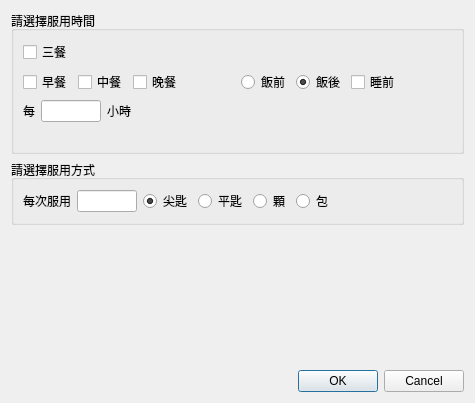
<?xml version="1.0" encoding="UTF-8"?>
<ui version="4.0">
 <class>Dialog_instruction</class>
 <widget class="QDialog" name="Dialog_instruction">
  <property name="windowModality">
   <enum>Qt::NonModal</enum>
  </property>
  <property name="geometry">
   <rect>
    <x>0</x>
    <y>0</y>
    <width>475</width>
    <height>403</height>
   </rect>
  </property>
  <property name="sizePolicy">
   <sizepolicy hsizetype="Preferred" vsizetype="Preferred">
    <horstretch>0</horstretch>
    <verstretch>0</verstretch>
   </sizepolicy>
  </property>
  <property name="windowTitle">
   <string>日期選擇</string>
  </property>
  <layout class="QVBoxLayout" name="verticalLayout">
   <item>
    <widget class="QGroupBox" name="groupBox_calendar">
     <property name="title">
      <string>請選擇服用時間</string>
     </property>
     <property name="flat">
      <bool>true</bool>
     </property>
     <layout class="QGridLayout" name="gridLayout">
      <item row="0" column="0">
       <widget class="QCheckBox" name="checkBox_meal">
        <property name="text">
         <string>三餐</string>
        </property>
       </widget>
      </item>
      <item row="5" column="1">
       <spacer name="horizontalSpacer_2">
        <property name="orientation">
         <enum>Qt::Horizontal</enum>
        </property>
        <property name="sizeHint" stdset="0">
         <size>
          <width>40</width>
          <height>20</height>
         </size>
        </property>
       </spacer>
      </item>
      <item row="3" column="0">
       <layout class="QHBoxLayout" name="horizontalLayout">
        <item>
         <widget class="QLabel" name="label_3">
          <property name="text">
           <string>每</string>
          </property>
         </widget>
        </item>
        <item>
         <widget class="QLineEdit" name="lineEdit_hour">
          <property name="sizePolicy">
           <sizepolicy hsizetype="Fixed" vsizetype="Fixed">
            <horstretch>0</horstretch>
            <verstretch>0</verstretch>
           </sizepolicy>
          </property>
          <property name="maximumSize">
           <size>
            <width>60</width>
            <height>16777215</height>
           </size>
          </property>
          <property name="alignment">
           <set>Qt::AlignRight|Qt::AlignTrailing|Qt::AlignVCenter</set>
          </property>
         </widget>
        </item>
        <item>
         <widget class="QLabel" name="label_2">
          <property name="text">
           <string>小時</string>
          </property>
         </widget>
        </item>
        <item>
         <spacer name="horizontalSpacer">
          <property name="orientation">
           <enum>Qt::Horizontal</enum>
          </property>
          <property name="sizeHint" stdset="0">
           <size>
            <width>40</width>
            <height>20</height>
           </size>
          </property>
         </spacer>
        </item>
       </layout>
      </item>
      <item row="1" column="1">
       <layout class="QHBoxLayout" name="horizontalLayout_4">
        <item>
         <widget class="QRadioButton" name="radioButton_ac">
          <property name="text">
           <string>飯前</string>
          </property>
         </widget>
        </item>
        <item>
         <widget class="QRadioButton" name="radioButton_pc">
          <property name="text">
           <string>飯後</string>
          </property>
          <property name="checked">
           <bool>true</bool>
          </property>
         </widget>
        </item>
        <item>
         <widget class="QCheckBox" name="checkBox_bs">
          <property name="text">
           <string>睡前</string>
          </property>
         </widget>
        </item>
        <item>
         <spacer name="horizontalSpacer_5">
          <property name="orientation">
           <enum>Qt::Horizontal</enum>
          </property>
          <property name="sizeHint" stdset="0">
           <size>
            <width>40</width>
            <height>20</height>
           </size>
          </property>
         </spacer>
        </item>
       </layout>
      </item>
      <item row="1" column="0">
       <layout class="QHBoxLayout" name="horizontalLayout_3">
        <item>
         <widget class="QCheckBox" name="checkBox_meal1">
          <property name="text">
           <string>早餐</string>
          </property>
         </widget>
        </item>
        <item>
         <widget class="QCheckBox" name="checkBox_meal2">
          <property name="text">
           <string>中餐</string>
          </property>
         </widget>
        </item>
        <item>
         <widget class="QCheckBox" name="checkBox_meal3">
          <property name="text">
           <string>晚餐</string>
          </property>
         </widget>
        </item>
        <item>
         <spacer name="horizontalSpacer_4">
          <property name="orientation">
           <enum>Qt::Horizontal</enum>
          </property>
          <property name="sizeHint" stdset="0">
           <size>
            <width>40</width>
            <height>20</height>
           </size>
          </property>
         </spacer>
        </item>
       </layout>
      </item>
     </layout>
    </widget>
   </item>
   <item>
    <widget class="QGroupBox" name="groupBox_calendar_2">
     <property name="title">
      <string>請選擇服用方式</string>
     </property>
     <property name="flat">
      <bool>true</bool>
     </property>
     <layout class="QGridLayout" name="gridLayout_2">
      <item row="2" column="0">
       <layout class="QHBoxLayout" name="horizontalLayout_5">
        <item>
         <widget class="QLabel" name="label">
          <property name="text">
           <string>每次服用</string>
          </property>
         </widget>
        </item>
        <item>
         <widget class="QLineEdit" name="lineEdit_dosage">
          <property name="sizePolicy">
           <sizepolicy hsizetype="Fixed" vsizetype="Fixed">
            <horstretch>0</horstretch>
            <verstretch>0</verstretch>
           </sizepolicy>
          </property>
          <property name="maximumSize">
           <size>
            <width>60</width>
            <height>16777215</height>
           </size>
          </property>
          <property name="alignment">
           <set>Qt::AlignRight|Qt::AlignTrailing|Qt::AlignVCenter</set>
          </property>
         </widget>
        </item>
        <item>
         <widget class="QRadioButton" name="radioButton_unit1">
          <property name="text">
           <string>尖匙</string>
          </property>
          <property name="checked">
           <bool>true</bool>
          </property>
         </widget>
        </item>
        <item>
         <widget class="QRadioButton" name="radioButton_unit2">
          <property name="text">
           <string>平匙</string>
          </property>
          <property name="checked">
           <bool>false</bool>
          </property>
         </widget>
        </item>
        <item>
         <widget class="QRadioButton" name="radioButton_unit3">
          <property name="text">
           <string>顆</string>
          </property>
         </widget>
        </item>
        <item>
         <widget class="QRadioButton" name="radioButton_unit4">
          <property name="text">
           <string>包</string>
          </property>
         </widget>
        </item>
        <item>
         <spacer name="horizontalSpacer_6">
          <property name="orientation">
           <enum>Qt::Horizontal</enum>
          </property>
          <property name="sizeHint" stdset="0">
           <size>
            <width>40</width>
            <height>20</height>
           </size>
          </property>
         </spacer>
        </item>
       </layout>
      </item>
     </layout>
    </widget>
   </item>
   <item>
    <spacer name="verticalSpacer">
     <property name="orientation">
      <enum>Qt::Vertical</enum>
     </property>
     <property name="sizeHint" stdset="0">
      <size>
       <width>20</width>
       <height>40</height>
      </size>
     </property>
    </spacer>
   </item>
   <item>
    <widget class="QDialogButtonBox" name="buttonBox">
     <property name="orientation">
      <enum>Qt::Horizontal</enum>
     </property>
     <property name="standardButtons">
      <set>QDialogButtonBox::Cancel|QDialogButtonBox::Ok</set>
     </property>
     <property name="centerButtons">
      <bool>false</bool>
     </property>
    </widget>
   </item>
  </layout>
 </widget>
 <resources/>
 <connections>
  <connection>
   <sender>buttonBox</sender>
   <signal>accepted()</signal>
   <receiver>Dialog_instruction</receiver>
   <slot>accept()</slot>
   <hints>
    <hint type="sourcelabel">
     <x>248</x>
     <y>254</y>
    </hint>
    <hint type="destinationlabel">
     <x>157</x>
     <y>274</y>
    </hint>
   </hints>
  </connection>
  <connection>
   <sender>buttonBox</sender>
   <signal>rejected()</signal>
   <receiver>Dialog_instruction</receiver>
   <slot>reject()</slot>
   <hints>
    <hint type="sourcelabel">
     <x>316</x>
     <y>260</y>
    </hint>
    <hint type="destinationlabel">
     <x>286</x>
     <y>274</y>
    </hint>
   </hints>
  </connection>
 </connections>
</ui>
